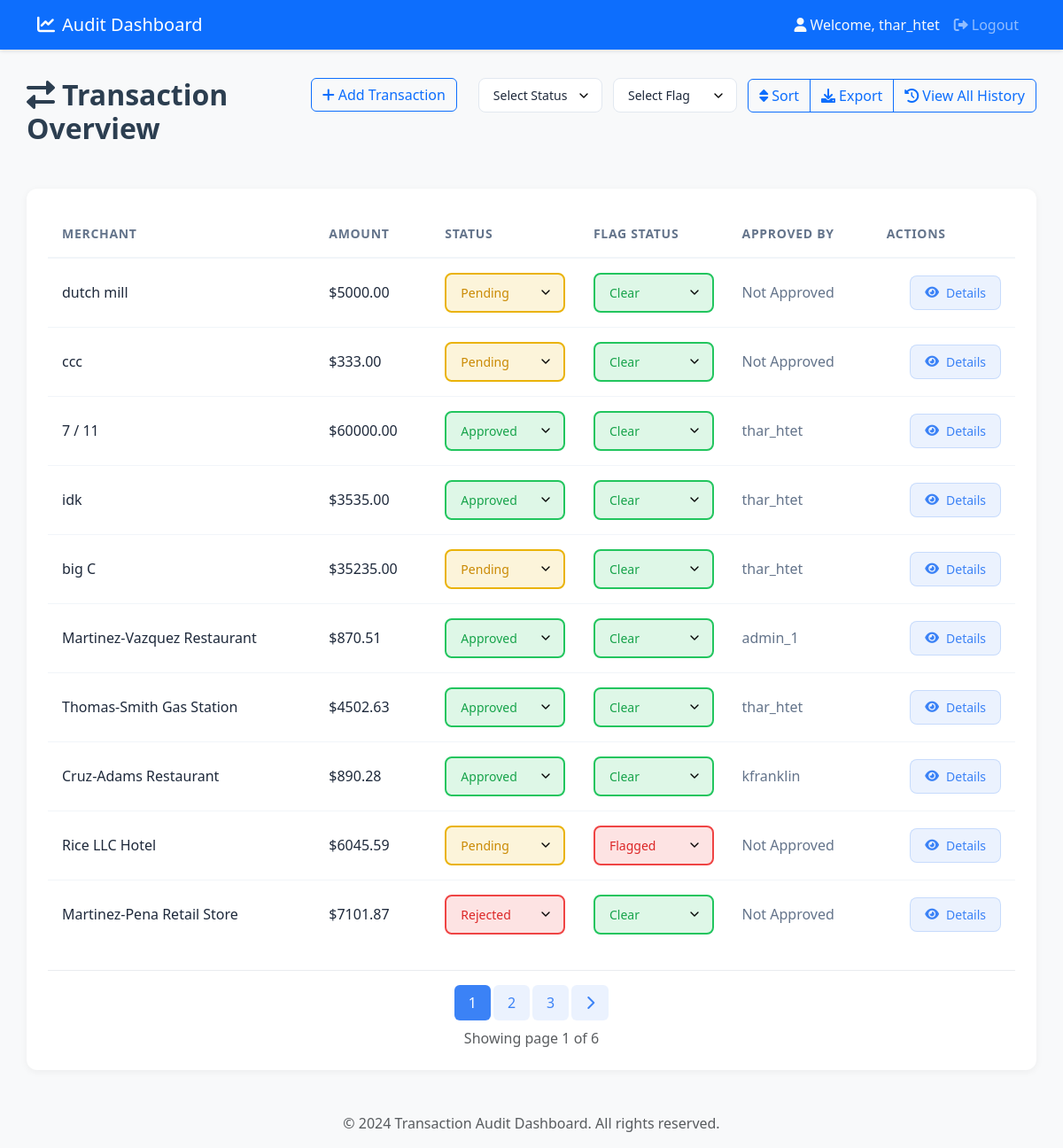
/home/ (signed in), run on an earlier commit of the app's database.
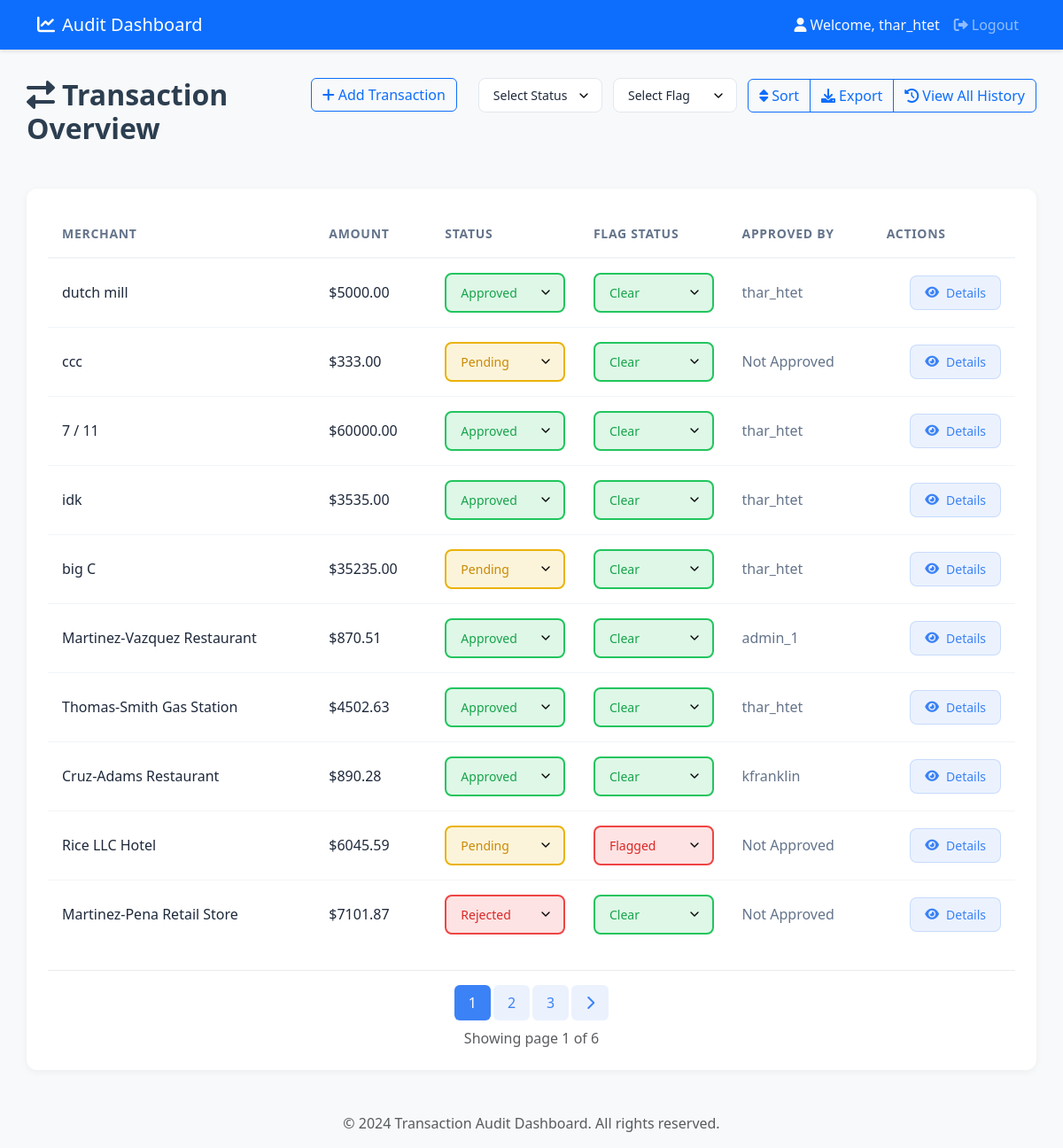
And on a later commit of the database.
### auditApp/models.py (models this page shows, shortened)
class Transaction(models.Model):
    STATUS_CHOICES = [
        ('Approved', 'Approved'),
        ('Pending', 'Pending'),
        ('Rejected', 'Rejected'),
    ]
    amount = models.DecimalField(max_digits=10, decimal_places=2, validators=[MinValueValidator(0)],null=False, blank=False)
    status = models.CharField(max_length=255, choices=STATUS_CHOICES, null=False, blank=False,default='Pending')
    timestamp = models.DateTimeField(auto_now_add=True)
    merchant = models.CharField(max_length=255, null=False, blank=False)
    isFlagged = models.BooleanField(default=False,null=True, blank=True)
    approved_by = models.ForeignKey(User, on_delete=models.SET_NULL, null=True, blank=True)

### auditApp/views.py (the view)
# urls.py: path('home/', views.home, name='home'),
@login_required
def home(request):
    try:
        transactions_list = Transaction.objects.all().order_by('-timestamp')
        status_filter = request.GET.get('status', '')
        flag_filter = request.GET.get('flag', '')
        if status_filter:  # Only filter if a specific status is selected
            transactions_list = transactions_list.filter(status=status_filter)
        if flag_filter:  # Only filter if a specific flag is selected
            is_flagged = flag_filter == 'Flagged'
            transactions_list = transactions_list.filter(isFlagged=is_flagged)
        total_count = transactions_list.count()
        if total_count == 0 and not (status_filter or flag_filter):
            messages.info(request, 'No transactions in database. Please run python manage.py generate_fake_transactions to create some test data.')
        paginator = Paginator(transactions_list, 10)
        page = request.GET.get('page', 1)
        transactions = paginator.get_page(page)
        if request.headers.get('HX-Request'):
            if 'main-content' in request.headers.get('HX-Target', ''):
                return render(request, 'partials/transaction.html', {'transactions': transactions})
            return render(request, 'partials/home_content.html', {'transactions': transactions})
        return render(request, 'home.html', {'transactions': transactions})
    except Exception as e:
        messages.error(request, str(e))
        return redirect('login')

### auditApp/templates/home.html
{% extends 'base.html' %}
{% block content %}
    {% include 'partials/home_content.html' %}
{% endblock %}

### auditApp/templates/base.html (shortened to what this page needs)
<!doctype html>
<html lang="en">
  <head>
    <link href="https://cdn.jsdelivr.net/npm/bootstrap@5.3.3/dist/css/bootstrap.min.css" rel="stylesheet">
    <link href="https://cdnjs.cloudflare.com/ajax/libs/font-awesome/6.0.0/css/all.min.css" rel="stylesheet">
  </head>
  <body>
    {% include 'partials/nav.html' %}
    <div class="container main-content">
        {% block content %}
        {% endblock %}
    </div>
    <footer class="footer mt-auto py-3 bg-light">
        <div class="container text-center">
            <span class="text-muted">© 2024 Transaction Audit Dashboard. All rights reserved.</span>
        </div>
    </footer>
  </body>
</html>

### auditApp/templates/partials/nav.html (shortened to what this page needs)
<nav class="navbar navbar-expand-lg navbar-dark bg-primary">
    <div class="container">
        <a class="navbar-brand" href="{% url 'home' %}">
            <i class="fas fa-chart-line me-2"></i>Audit Dashboard
        </a>
        <div class="collapse navbar-collapse" id="navbarNav">
            <ul class="navbar-nav ms-auto">
                {% if user.is_authenticated %}
                <li class="nav-item">
                    <span class="nav-link text-light">
                        <i class="fas fa-user me-1"></i>Welcome, {{ user.username }}
                    </span>
                </li>
                <li class="nav-item">
                    <a class="nav-link" href="{% url 'logout' %}">
                        <i class="fas fa-sign-out-alt me-1"></i>Logout
                    </a>
                </li>
                {% endif %}
            </ul>
        </div>
    </div>
</nav>

### auditApp/templates/partials/home_content.html (shortened to what this page needs)
<div id="transaction-container">
    <div class="row mb-4">
        <div class="col">
            <h2 class="page-header">
                <i class="fas fa-exchange-alt me-2"></i>Transaction Overview
            </h2>
        </div>
        <div class="col-auto">
            <button hx-get="{% url 'add_transaction' %}"
                    hx-target="#transaction-container"
                    hx-swap="innerHTML"
                    class="btn btn-outline-primary">
                <i class="fas fa-plus me-1"></i>Add Transaction
            </button>
        </div>
        <div class="col-auto">
            <div class="btn-group me-2" role="group">
                <select class="form-select status-filter"
                        hx-get="{% url 'home' %}"
                        hx-target="#main-content"
                        hx-trigger="change"
                        hx-include=".flag-filter"
                        name="status">
                    <option value="">Select Status</option>
                </select>
            </div>
            <div class="btn-group me-2" role="group">
                <select class="form-select flag-filter"
                        hx-get="{% url 'home' %}"
                        hx-target="#main-content"
                        hx-trigger="change"
                        hx-include=".status-filter"
                        name="flag">
                    <option value="">Select Flag</option>
                </select>
            </div>
            <div class="btn-group" role="group">
                <button type="button" class="btn btn-outline-primary">
                    <i class="fas fa-sort me-1"></i>Sort
                </button>
                <button type="button" class="btn btn-outline-primary">
                    <i class="fas fa-download me-1"></i>Export
                </button>
                <button hx-get="{% url 'all_history' %}"
                        hx-target="#transaction-container"
                        hx-swap="innerHTML"
                        class="btn btn-outline-primary">
                    <i class="fas fa-history me-1"></i>View All History
                </button>
            </div>
        </div>
    </div>
    <div id="main-content">
        {% include 'partials/transaction.html' %}
    </div>
</div>

### auditApp/templates/partials/transaction.html (shortened to what this page needs)
{% if transactions.object_list %}
<div class="transaction-wrapper">
    <table class="transaction-table">
        <thead>
            <tr>
                <th>Merchant</th>
                <th>Amount</th>
                <th>Status</th>
                <th>Flag Status</th>
                <th>Approved By</th>
                <th class="text-right">Actions</th>
            </tr>
        </thead>
        <tbody>
            {% for transaction in transactions %}
            <tr>
                <td>
                    <span class="merchant-cell">{{ transaction.merchant }}</span>
                </td>
                <td>
                    <span class="amount-cell">${{ transaction.amount }}</span>
                </td>
                <td style="min-width: 140px;">
                    <select class="status-select {% if transaction.status == 'Approved' %}approved{% elif transaction.status == 'Pending' %}pending{% else %}rejected{% endif %}"
                            hx-post="{% url 'update_status' transaction.id %}?page={{ transactions.number }}"
                            hx-target="#main-content"
                            hx-headers='{"X-CSRFToken": "{{ csrf_token }}"}'
                            name="status">
                        <option value="Approved" {% if transaction.status == 'Approved' %}selected{% endif %}>Approved</option>
                        <option value="Pending" {% if transaction.status == 'Pending' %}selected{% endif %}>Pending</option>
                        <option value="Rejected" {% if transaction.status == 'Rejected' %}selected{% endif %}>Rejected</option>
                    </select>
                </td>
                <td style="min-width: 140px;">
                    <select class="status-select {% if transaction.isFlagged %}flagged{% else %}clear{% endif %}"
                            hx-post="{% url 'update_flag' transaction.id %}?page={{ transactions.number }}"
                            hx-target="#main-content"
                            hx-headers='{"X-CSRFToken": "{{ csrf_token }}"}'
                            name="is_flagged">
                        <option value="false" {% if not transaction.isFlagged %}selected{% endif %}>Clear</option>
                        <option value="true" {% if transaction.isFlagged %}selected{% endif %}>Flagged</option>
                    </select>
                </td>
                <td>
                    <span class="approved-by">{{ transaction.approved_by.username|default:"Not Approved" }}</span>
                </td>
                <td class="text-right">
                    <button class="action-btn"
                            hx-get="{% url 'transaction_detail' transaction.id %}"
                            hx-target="#modal-content"
                            data-bs-toggle="modal"
                            data-bs-target="#transactionModal">
                        <i class="fas fa-eye"></i>Details
                    </button>
                </td>
            </tr>
            {% endfor %}
        </tbody>
    </table>
    {% if transactions.paginator.num_pages > 1 %}
    <div class="pagination-wrapper mt-4">
        <nav aria-label="Transaction pagination">
            <ul class="pagination justify-content-center">
                {% for num in transactions.paginator.page_range %}
                    {% if num == transactions.number %}
                    <li class="page-item active">
                        <span class="page-link">{{ num }}</span>
                    </li>
                    {% elif num > transactions.number|add:'-3' and num < transactions.number|add:'3' %}
                    <li class="page-item">
                        <button class="page-link"
                                hx-get="{% url 'home' %}?page={{ num }}"
                                hx-target="#main-content">
                            {{ num }}
                        </button>
                    </li>
                    {% endif %}
                {% endfor %}
                {% if transactions.has_next %}
                <li class="page-item">
                    <button class="page-link"
                            hx-get="{% url 'home' %}?page={{ transactions.next_page_number }}"
                            hx-target="#main-content">
                        <i class="fas fa-chevron-right"></i>
                    </button>
                </li>
                {% endif %}
            </ul>
        </nav>
        <div class="text-center text-muted mt-2">
            Showing page {{ transactions.number }} of {{ transactions.paginator.num_pages }}
        </div>
    </div>
    {% endif %}
</div>
{% else %}
<div class="alert alert-info" role="alert">
    No transactions found
</div>
{% endif %}

### auditApp/templates/base.html (style rules this page uses)
body { background-color: #f8f9fa; min-height: 100vh; color: #2c3e50; }
.main-content { padding: 2rem 0; }
.navbar { box-shadow: 0 2px 4px rgba(0, 0, 0, 0.1); }
.transaction-wrapper { background: #fff; border-radius: 12px; box-shadow: 0 2px 8px rgba(0, 0, 0, 0.05); padding: 1.5rem; }
.transaction-table { width: 100%; border-collapse: separate; border-spacing: 0; }
.transaction-table th { color: #64748b; font-size: 0.875rem; font-weight: 600; text-transform: uppercase; letter-spacing: 0.05em; padding: 1rem; text-align: left; border-bottom: 2px solid #f1f5f9; }
.transaction-table td { padding: 1rem; border-bottom: 1px solid #f1f5f9; }
.transaction-table tr:last-child td { border-bottom: none; }
.merchant-cell { font-weight: 500; color: #1e293b; }
.amount-cell { font-weight: 500; color: #1e293b; }
.status-select { appearance: none; width: 100%; padding: 0.625rem 1rem; border-radius: 8px; font-weight: 500; font-size: 0.875rem; cursor: pointer; background-repeat: no-repeat; background-position: right 0.75rem center; background-size: 1rem; transition: all 0.2s ease; }
.status-filter, .flag-filter { min-width: 140px; padding: 0.5rem 2rem 0.5rem 1rem; border: 1px solid #e2e8f0; border-radius: 8px; font-size: 0.875rem; font-weight: 500; color: #1e293b; background-color: white; background-repeat: no-repeat; background-position: right 0.75rem center; background-size: 1rem; cursor: pointer; transition: all 0.2s ease; }
.status-select.approved { background-color: rgba(34, 197, 94, 0.15); color: rgb(22, 163, 74); border: 2px solid rgb(34, 197, 94); }
.status-select.pending { background-color: rgba(234, 179, 8, 0.15); color: rgb(202, 138, 4); border: 2px solid rgb(234, 179, 8); }
.status-select.rejected { background-color: rgba(239, 68, 68, 0.15); color: rgb(220, 38, 38); border: 2px solid rgb(239, 68, 68); }
.status-select.flagged { background-color: rgba(239, 68, 68, 0.15); color: rgb(220, 38, 38); border: 2px solid rgb(239, 68, 68); }
.status-select.clear { background-color: rgba(34, 197, 94, 0.15); color: rgb(22, 163, 74); border: 2px solid rgb(34, 197, 94); }
.action-btn { display: inline-flex; align-items: center; padding: 0.5rem 1rem; border-radius: 8px; font-weight: 500; font-size: 0.875rem; color: #3b82f6; background-color: rgba(59, 130, 246, 0.1); border: 1px solid rgba(59, 130, 246, 0.2); cursor: pointer; transition: all 0.2s ease; }
.action-btn i { margin-right: 0.5rem; }
.approved-by { color: #64748b; font-weight: 500; }
.status-select option { background-color: white; color: #1e293b; padding: 0.5rem; }
.text-right { text-align: right; }
.page-header { color: #2c3e50; margin-bottom: 1.5rem; font-weight: 600; }
.pagination-wrapper { margin-top: 2rem; padding-top: 1rem; border-top: 1px solid #e9ecef; }
.pagination { margin-bottom: 0.5rem; }
.page-link { border: none; padding: 0.5rem 1rem; margin: 0 0.25rem; color: #3b82f6; background-color: rgba(59, 130, 246, 0.1); border-radius: 6px; transition: all 0.2s ease; }
.page-item.active .page-link { background-color: #3b82f6; color: white; }

What changed in the data, as far as the page shows it:
changed Transaction "dutch mill": status "Pending" → "Approved"; approved_by.username "Not Approved" → "thar_htet"
